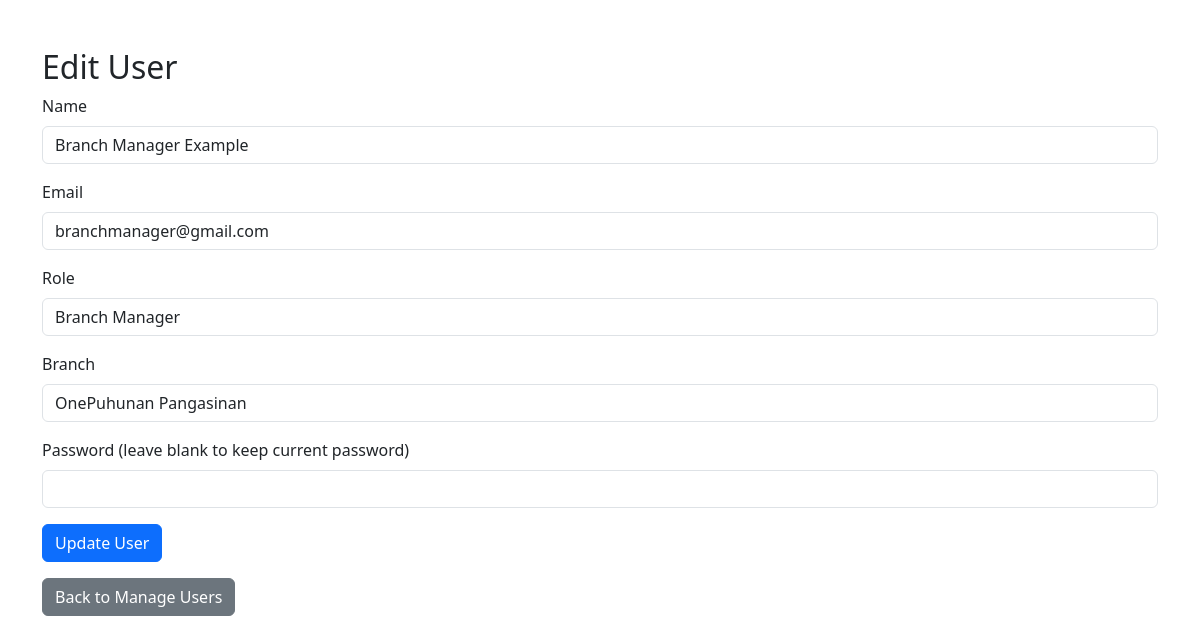
The app's page /controller/editUserController.php?user_id=25 (signed in) with its own data.
### tables this page shows
CREATE TABLE `user_tbl` (
  `user_id` int(11) NOT NULL,
  `name` varchar(255) NOT NULL,
  `address` text DEFAULT NULL,
  `contact` varchar(20) DEFAULT NULL,
  `role` enum('lo','admin','bm','client') NOT NULL,
  `username` varchar(100) NOT NULL,
  `email` varchar(255) NOT NULL,
  `password` varchar(255) NOT NULL,
  `repeat_password` varchar(255) NOT NULL,
  `created_at` timestamp NOT NULL DEFAULT current_timestamp(),
  `remember_token` varchar(255) DEFAULT NULL,
  `reset_token` varchar(255) DEFAULT NULL,
  `reset_expires` int(11) DEFAULT NULL,
  `branch_id` int(11) DEFAULT NULL
);

CREATE TABLE `branches` (
  `branch_id` int(11) NOT NULL,
  `branch_name` varchar(255) NOT NULL,
  `branch_address` text DEFAULT NULL,
  `branch_contact` varchar(20) DEFAULT NULL,
  `branch_email` varchar(255) DEFAULT NULL,
  `created_at` timestamp NOT NULL DEFAULT current_timestamp()
);

### controller/editUserController.php (the view, shortened to what this page needs)
<?php
require_once "../model/db.php";
$user_id = $_GET['user_id'];
$sql = "SELECT * FROM user_tbl WHERE user_id = ?";
$stmt = $conn->prepare($sql);
$stmt->bind_param("i", $user_id);
$stmt->execute();
$result = $stmt->get_result();
$user = $result->fetch_assoc();
?>
<!DOCTYPE html>
<html lang="en">
<head>
    <link rel="stylesheet" href="../view/css/style.css">
    <link href="https://cdn.jsdelivr.net/npm/bootstrap@5.3.3/dist/css/bootstrap.min.css" rel="stylesheet">
</head>
<body>
    <div class="container mt-5">
        <h2>Edit User</h2>
        <form action="" method="POST">
            <div class="mb-3">
                <label for="name" class="form-label">Name</label>
                <input type="text" class="form-control" id="name" name="name" value="<?php echo htmlspecialchars($user['name']); ?>" required>
            </div>
            <div class="mb-3">
                <label for="email" class="form-label">Email</label>
                <input type="email" class="form-control" id="email" name="email" value="<?php echo htmlspecialchars($user['email']); ?>" required>
            </div>
            <div class="mb-3">
                <label for="role" class="form-label">Role</label>
                <select class="form-control" id="role" name="role" required>
                    <option value="bm" <?php echo $user['role'] == 'bm' ? 'selected' : ''; ?>>Branch Manager</option>
                </select>
            </div>
            <div class="mb-3">
                <label for="branch_id" class="form-label">Branch</label>
                <select class="form-control" id="branch_id" name="branch_id" required>
                    <?php
                    $sql = "SELECT branch_id, branch_name FROM branches";
                    $result = $conn->query($sql);
                    $branches = $result->fetch_all(MYSQLI_ASSOC);
                    foreach ($branches as $branch): ?>
                        <option value="<?php echo $branch['branch_id']; ?>" <?php echo $user['branch_id'] == $branch['branch_id'] ? 'selected' : ''; ?>><?php echo htmlspecialchars($branch['branch_name']); ?></option>
                    <?php endforeach; ?>
                </select>
            </div>
            <div class="mb-3">
                <label for="password" class="form-label">Password (leave blank to keep current password)</label>
                <input type="password" class="form-control" id="password" name="password">
            </div>
            <button type="submit" class="btn btn-primary">Update User</button>
        </form>
        <a href="../view/adminManageUsers.php" class="btn btn-secondary mt-3">Back to Manage Users</a>
    </div>
</body>
</html>

### records on screen
user_tbl: name "Branch Manager Example", email "branchmanager@gmail.com", role "Branch Manager", branch_id "OnePuhunan Pangasinan"
